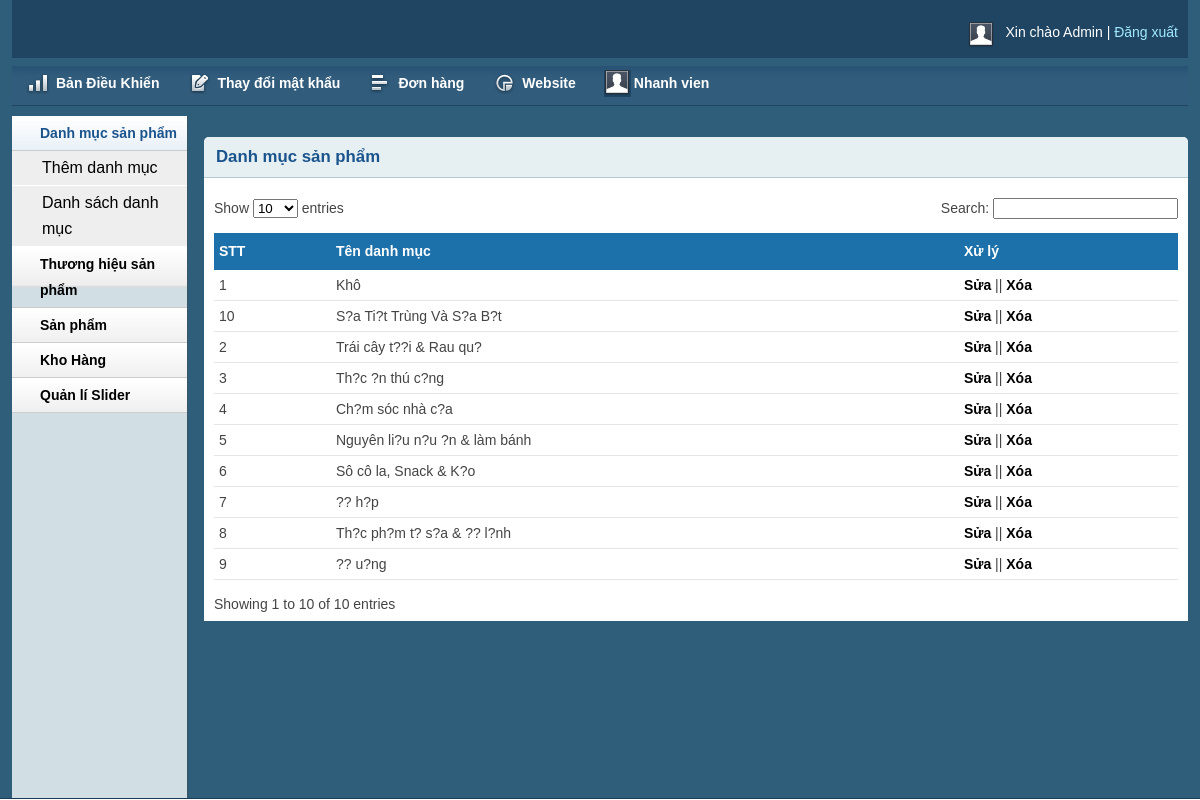
The app's page /admin/catlist.php (signed in) with its own data.
### tables this page shows
CREATE TABLE `tbl_category` (
  `catId` int(11) NOT NULL,
  `catName` varchar(255) NOT NULL
);

### lib/database.php (called while the page is built, shortened)
<?php
Class Database extends PDO{
   public $host   = DB_HOST;
   public $user   = DB_USER;
   public $pass   = DB_PASS;
   public $dbname = DB_NAME;
   public $link;
private function connectDB(){
   $this->link = new mysqli($this->host, $this->user, $this->pass,
    $this->dbname);
 }
public function select($query){
  $result = $this->link->query($query) or
   die($this->link->error.__LINE__);
  if($result->num_rows > 0){
    return $result;
  } else {
    return false;
  }
 }
}

### classes/category.php (called while the page is built, shortened)
<?php
	$filepath = realpath(dirname(__FILE__));
	include_once ($filepath.'/../lib/database.php');
?>
<?php
	class category
	{
		private $db;
		public function __construct()
		{
			$this->db = new Database();
		}
		public function show_category()
		{
			$query = "SELECT * FROM tbl_category order by catId desc ";
			$result = $this->db->select($query);
			return $result;
		}
	}
 ?>

### admin/catlist.php (the view, shortened to what this page needs)
<?php include 'inc/header.php';?>
<?php include 'inc/sidebar.php';?>
<?php include '../classes/category.php';  ?>
<?php
    $cat = new category();
 ?>
        <div class="grid_10">
            <div class="box round first grid">
                <h2>Danh mục sản phẩm</h2>
                <div class="block">
                    <table class="data display datatable" id="example">
					<thead>
						<tr>
							<th>STT</th>
							<th>Tên danh mục</th>
							<th>Xử lý</th>
						</tr>
					</thead>
					<tbody>
						<?php
							$show_cat = $cat -> show_category();
							if($show_cat){
								$i = 0;
								while($result = $show_cat -> fetch_assoc()){
									$i++;
						?>
						<tr class="odd gradeX">
							<td><?php echo $i; ?></td>
							<td><?php echo $result['catName']; ?></td>
							<td><a href="catedit.php?catid=<?php echo $result['catId']; ?>">Sửa</a> || <a onclick = "return confirm('Bạn có chắc chắn muốn xóa???')" href="?delid=<?php echo $result['catId'] ?>">Xóa</a></td>
						</tr>
						<?php
							}
						}
						 ?>
					</tbody>
				</table>
               </div>
            </div>
        </div>
<?php include 'inc/footer.php';?>

### admin/css/text.css (style rules this page uses)
body { font: 13px/1.5 Tahoma, Helvetica, Arial, 'Liberation Sans', FreeSans, sans-serif; }
h2 { font-size: 23px; }
p, dl, hr, h1, h2, h3, h4, h5, h6, ol, ul, pre, table, address, fieldset { margin-bottom: 20px; }

### admin/css/grid.css (style rules this page uses)
.grid_1, .grid_2, .grid_3, .grid_4, .grid_5, .grid_6, .grid_7, .grid_8, .grid_9, .grid_10, .grid_11, .grid_12, .grid_13, .grid_14, .grid_15, .grid_16 { display: inline; float: left; margin-left: 1%; margin-right: 1%; }
.container_12 .grid_10 { width: 81.333%; }

### admin/css/layout.css (style rules this page uses)
body { background: #fff none repeat scroll 0 0; color: #444; font-size: 14px; padding: 0; }
a { color: #000; font-weight:bold; text-decoration: none; }
h1, h2, h3, h4, h5, h6 { line-height:1.2em; margin-bottom:.3em; }
h2 { margin-top:1em; }
.box { background:#fff; margin-bottom:20px; padding:10px 10px 10px 10px; margin-left:-8px; }
.box.grid { padding-bottom:40px; }
.box.round { -moz-border-radius: 5px 5px 0px 0px; -webkit-border-radius: 5px 5px 0px 0px; border-radius: 5px 5px 0px 0px; }
.box h2 { font-size:1.2em; font-weight:bold; color:#1B548D; background:#E6F0F3; margin:-10px -10px 0 -10px; padding:10px 12px; border-bottom:1px solid #B3CBD6; -moz-border-radius: 5px 5px 0px 0px; -webkit-border-radius: 5px 5px 0px 0px; border-radius: 5px 5px 0px 0px; }
.box.first { min-height: 406px; }
.block { padding-top:20px; }
.block { padding-bottom:1px; }
table.display { margin: 0 auto; clear: both; width: 100%; }
table#example th { background: #1d71ab !important; }
.sorting_asc { background: #cf4a45 url(../img/table/sort_asc.png) no-repeat center right; padding:8px 5px; text-align:left; color:#fff; }
.sorting { background:#8f8f8f url(../img/table/sort_both.png) no-repeat center right; padding:8px 5px; text-align:left; color:#fff; }
tr.odd { height: 30px; line-height: 30px; border-bottom:1px solid #e6e6e6; }
tr.even { height: 30px; line-height: 30px; border-bottom:1px solid #e6e6e6; }
tr.odd td, tr.even td { padding-left:5px; }

### records on screen
tbl_category: catName "Khô"
tbl_category: catName "Trái cây t??i & Rau qu?"
tbl_category: catName "Th?c ?n thú c?ng"
tbl_category: catName "Ch?m sóc nhà c?a"
tbl_category: catName "Nguyên li?u n?u ?n & làm bánh"
tbl_category: catName "Sô cô la, Snack & K?o"
tbl_category: catName "?? h?p"
tbl_category: catName "Th?c ph?m t? s?a & ?? l?nh"
tbl_category: catName "?? u?ng"
tbl_category: catName "S?a Ti?t Trùng Và S?a B?t"
